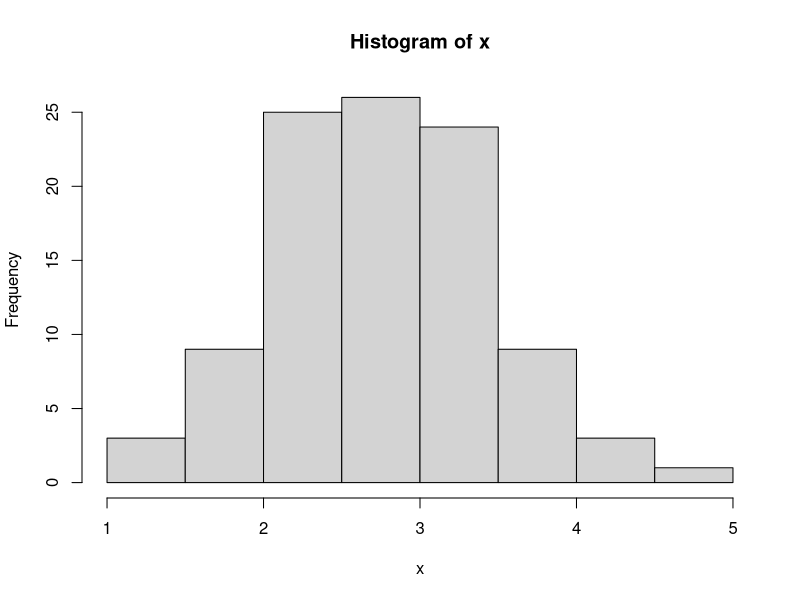
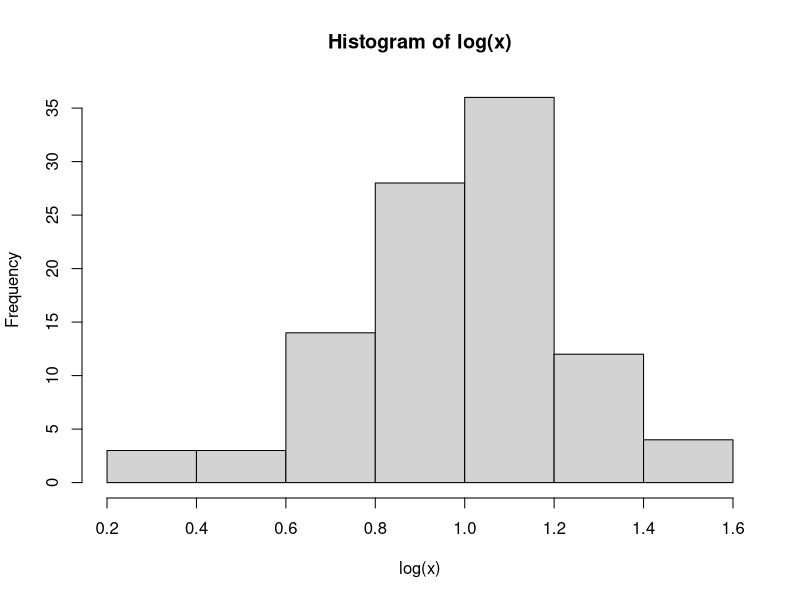

Recreate these plots in R, in order.
## ---- chunk 1
knitr::opts_chunk$set(echo = TRUE)
## ---- chunk 2
x <- rlnorm(100, mean = 1, sd = .25)
## ---- chunk 3
hist(x)
hist(log(x))
